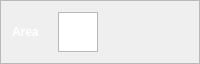
                   <widget class="QFrame" name="frame_33">
                    <property name="maximumSize">
                     <size>
                      <width>16777215</width>
                      <height>60</height>
                     </size>
                    </property>
                    <property name="frameShape">
                     <enum>QFrame::StyledPanel</enum>
                    </property>
                    <property name="frameShadow">
                     <enum>QFrame::Raised</enum>
                    </property>
                    <layout class="QHBoxLayout" name="horizontalLayout_22" stretch="0,0,0">
                     <item>
                      <widget class="QLabel" name="label_76">
                       <property name="maximumSize">
                        <size>
                         <width>40</width>
                         <height>40</height>
                        </size>
                       </property>
                       <property name="font">
                        <font>
                         <weight>75</weight>
                         <bold>true</bold>
                        </font>
                       </property>
                       <property name="styleSheet">
                        <string notr="true">color: rgb(255, 255, 255);</string>
                       </property>
                       <property name="text">
                        <string>Area</string>
                       </property>
                      </widget>
                     </item>
                     <item>
                      <widget class="QTextEdit" name="textEdit_28">
                       <property name="maximumSize">
                        <size>
                         <width>40</width>
                         <height>40</height>
                        </size>
                       </property>
                       <property name="font">
                        <font>
                         <pointsize>10</pointsize>
                         <weight>75</weight>
                         <bold>true</bold>
                        </font>
                       </property>
                       <property name="styleSheet">
                        <string notr="true">color:rgb(0, 0, 0);</string>
                       </property>
                      </widget>
                     </item>
                     <item>
                      <widget class="QLabel" name="label_77">
                       <property name="maximumSize">
                        <size>
                         <width>220</width>
                         <height>40</height>
                        </size>
                       </property>
                       <property name="lineWidth">
                        <number>0</number>
                       </property>
                       <property name="text">
                        <string/>
                       </property>
                      </widget>
                     </item>
                    </layout>
                   </widget>
